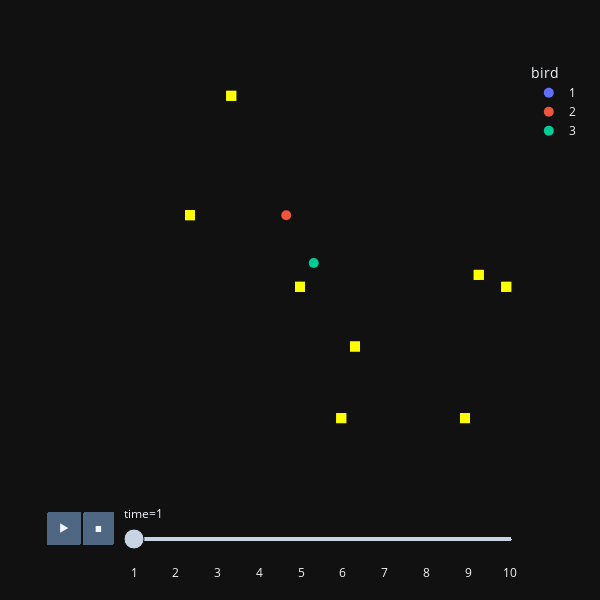

Notebook code cell kept with this figure:
### Code cell
ft.animate_birds(rbirds, plot_rewards=True, width = 600, 
                 height = 600, point_size = 10)

### Figure 1 — Plotly figure (JSON) as saved in the notebook; plotly's stock layout.template omitted (floating-point values rounded to 4 significant figures)
{"data": [{"hovertemplate": "bird=1<br>time=1<br>x=%{x}<br>y=%{y}<extra></extra>", "legendgroup": "1", "marker": {"color": "#636efa", "size": 10, "symbol": "circle"}, "mode": "markers", "name": "1", "orientation": "v", "showlegend": true, "type": "scatter", "x": [15], "xaxis": "x", "y": [12], "yaxis": "y"}, {"hovertemplate": "bird=2<br>time=1<br>x=%{x}<br>y=%{y}<extra></extra>", "legendgroup": "2", "marker": {"color": "#EF553B", "size": 10, "symbol": "circle"}, "mode": "markers", "name": "2", "orientation": "v", "showlegend": true, "type": "scatter", "x": [14], "xaxis": "x", "y": [18], "yaxis": "y"}, {"hovertemplate": "bird=3<br>time=1<br>x=%{x}<br>y=%{y}<extra></extra>", "legendgroup": "3", "marker": {"color": "#00cc96", "size": 10, "symbol": "circle"}, "mode": "markers", "name": "3", "orientation": "v", "showlegend": true, "type": "scatter", "x": [16], "xaxis": "x", "y": [14], "yaxis": "y"}, {"hovertemplate": "bird=reward<br>time=1<br>x=%{x}<br>y=%{y}<extra></extra>", "legendgroup": "reward", "marker": {"color": "yellow", "size": 10, "symbol": "square"}, "mode": "markers", "name": "reward", "orientation": "v", "showlegend": false, "type": "scatter", "x": [10, 18, 19, 27, 28, 7, 15, 30, 10, 18, 19, 27, 28, 7, 15, 30], "xaxis": "x", "y": [28, 1, 7, 1, 13, 18, 12, 12, 28, 1, 7, 1, 13, 18, 12, 12], "yaxis": "y"}], "layout": {"autosize": false, "height": 600, "legend": {"title": {"text": "bird"}, "tracegroupgap": 0}, "margin": {"t": 60}, "sliders": [{"active": 0, "currentvalue": {"prefix": "time="}, "len": 0.9, "pad": {"b": 10, "t": 60}, "steps": [{"args": [["1"], {"frame": {"duration": 0, "redraw": false}, "fromcurrent": true, "mode": "immediate", "transition": {"duration": 0, "easing": "linear"}}], "label": "1", "method": "animate"}, {"args": [["2"], {"frame": {"duration": 0, "redraw": false}, "fromcurrent": true, "mode": "immediate", "transition": {"duration": 0, "easing": "linear"}}], "label": "2", "method": "animate"}, {"args": [["3"], {"frame": {"duration": 0, "redraw": false}, "fromcurrent": true, "mode": "immediate", "transition": {"duration": 0, "easing": "linear"}}], "label": "3", "method": "animate"}, {"args": [["4"], {"frame": {"duration": 0, "redraw": false}, "fromcurrent": true, "mode": "immediate", "transition": {"duration": 0, "easing": "linear"}}], "label": "4", "method": "animate"}, {"args": [["5"], {"frame": {"duration": 0, "redraw": false}, "fromcurrent": true, "mode": "immediate", "transition": {"duration": 0, "easing": "linear"}}], "label": "5", "method": "animate"}, {"args": [["6"], {"frame": {"duration": 0, "redraw": false}, "fromcurrent": true, "mode": "immediate", "transition": {"duration": 0, "easing": "linear"}}], "label": "6", "method": "animate"}, {"args": [["7"], {"frame": {"duration": 0, "redraw": false}, "fromcurrent": true, "mode": "immediate", "transition": {"duration": 0, "easing": "linear"}}], "label": "7", "method": "animate"}, {"args": [["8"], {"frame": {"duration": 0, "redraw": false}, "fromcurrent": true, "mode": "immediate", "transition": {"duration": 0, "easing": "linear"}}], "label": "8", "method": "animate"}, {"args": [["9"], {"frame": {"duration": 0, "redraw": false}, "fromcurrent": true, "mode": "immediate", "transition": {"duration": 0, "easing": "linear"}}], "label": "9", "method": "animate"}, {"args": [["10"], {"frame": {"duration": 0, "redraw": false}, "fromcurrent": true, "mode": "immediate", "transition": {"duration": 0, "easing": "linear"}}], "label": "10", "method": "animate"}], "x": 0.1, "xanchor": "left", "y": 0, "yanchor": "top"}], "updatemenus": [{"buttons": [{"args": [null, {"frame": {"duration": 500, "redraw": false}, "fromcurrent": true, "mode": "immediate", "transition": {"duration": 0, "easing": "linear"}}], "label": "&#9654;", "method": "animate"}, {"args": [[null], {"frame": {"duration": 0, "redraw": false}, "fromcurrent": true, "mode": "immediate", "transition": {"duration": 0, "easing": "linear"}}], "label": "&#9724;", "method": "animate"}], "direction": "left", "pad": {"r": 10, "t": 70}, "showactive": false, "type": "buttons", "x": 0.1, "xanchor": "right", "y": 0, "yanchor": "top"}], "width": 600, "xaxis": {"anchor": "y", "domain": [0, 1], "range": [-1, 31], "showgrid": false, "showticklabels": false, "ticks": "", "title": {"text": ""}, "zeroline": false}, "yaxis": {"anchor": "x", "domain": [0, 1], "range": [-1, 31], "showgrid": false, "showticklabels": false, "ticks": "", "title": {"text": ""}, "zeroline": false}}}
